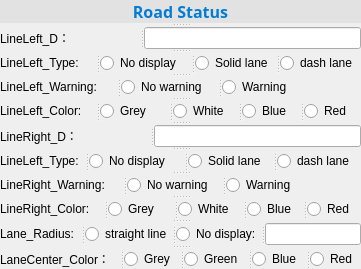
       <widget class="QSplitter" name="splitter_195">
        <property name="orientation">
         <enum>Qt::Vertical</enum>
        </property>
        <widget class="QLabel" name="label_186">
         <property name="font">
          <font>
           <family>Microsoft YaHei</family>
           <pointsize>12</pointsize>
          </font>
         </property>
         <property name="styleSheet">
          <string notr="true">color:rgb(3, 124, 213);
background-color: rgb(226, 226, 227);</string>
         </property>
         <property name="frameShape">
          <enum>QFrame::Box</enum>
         </property>
         <property name="frameShadow">
          <enum>QFrame::Plain</enum>
         </property>
         <property name="lineWidth">
          <number>0</number>
         </property>
         <property name="text">
          <string>&lt;html&gt;&lt;head/&gt;&lt;body&gt;&lt;p&gt;&lt;span style=&quot; font-weight:600;&quot;&gt; Road Status&lt;/span&gt;&lt;/p&gt;&lt;/body&gt;&lt;/html&gt;</string>
         </property>
         <property name="alignment">
          <set>Qt::AlignCenter</set>
         </property>
        </widget>
        <widget class="QSplitter" name="splitter_196">
         <property name="styleSheet">
          <string notr="true">font: 9pt &quot;Microsoft YaHei&quot;;</string>
         </property>
         <property name="orientation">
          <enum>Qt::Horizontal</enum>
         </property>
         <widget class="QLabel" name="label_187">
          <property name="styleSheet">
           <string notr="true">font: 9pt &quot;Microsoft YaHei&quot;;</string>
          </property>
          <property name="text">
           <string>LineLeft_D：</string>
          </property>
         </widget>
         <widget class="QLineEdit" name="lineEdit_69">
          <property name="styleSheet">
           <string notr="true">font: 9pt &quot;Microsoft YaHei&quot;;</string>
          </property>
          <property name="alignment">
           <set>Qt::AlignRight|Qt::AlignTrailing|Qt::AlignVCenter</set>
          </property>
         </widget>
        </widget>
        <widget class="QSplitter" name="splitter_197">
         <property name="styleSheet">
          <string notr="true">font: 9pt &quot;Microsoft YaHei&quot;;</string>
         </property>
         <property name="orientation">
          <enum>Qt::Horizontal</enum>
         </property>
         <widget class="QLabel" name="label_188">
          <property name="sizePolicy">
           <sizepolicy hsizetype="Preferred" vsizetype="Preferred">
            <horstretch>0</horstretch>
            <verstretch>0</verstretch>
           </sizepolicy>
          </property>
          <property name="styleSheet">
           <string notr="true">font: 9pt &quot;Microsoft YaHei&quot;;</string>
          </property>
          <property name="text">
           <string>LineLeft_Type:    </string>
          </property>
         </widget>
         <widget class="QRadioButton" name="radioButton_65">
          <property name="sizePolicy">
           <sizepolicy hsizetype="Preferred" vsizetype="Preferred">
            <horstretch>0</horstretch>
            <verstretch>0</verstretch>
           </sizepolicy>
          </property>
          <property name="styleSheet">
           <string notr="true">font: 9pt &quot;Microsoft YaHei&quot;;</string>
          </property>
          <property name="text">
           <string>No display  </string>
          </property>
         </widget>
         <widget class="QRadioButton" name="radioButton_66">
          <property name="sizePolicy">
           <sizepolicy hsizetype="Preferred" vsizetype="Preferred">
            <horstretch>0</horstretch>
            <verstretch>0</verstretch>
           </sizepolicy>
          </property>
          <property name="styleSheet">
           <string notr="true">font: 9pt &quot;Microsoft YaHei&quot;;</string>
          </property>
          <property name="text">
           <string>Solid lane</string>
          </property>
         </widget>
         <widget class="QRadioButton" name="radioButton_163">
          <property name="sizePolicy">
           <sizepolicy hsizetype="Preferred" vsizetype="Preferred">
            <horstretch>0</horstretch>
            <verstretch>0</verstretch>
           </sizepolicy>
          </property>
          <property name="styleSheet">
           <string notr="true">font: 9pt &quot;Microsoft YaHei&quot;;</string>
          </property>
          <property name="text">
           <string>dash lane</string>
          </property>
         </widget>
        </widget>
        <widget class="QSplitter" name="splitter_198">
         <property name="styleSheet">
          <string notr="true">font: 9pt &quot;Microsoft YaHei&quot;;</string>
         </property>
         <property name="orientation">
          <enum>Qt::Horizontal</enum>
         </property>
         <widget class="QLabel" name="label_189">
          <property name="styleSheet">
           <string notr="true">font: 9pt &quot;Microsoft YaHei&quot;;</string>
          </property>
          <property name="text">
           <string>LineLeft_Warning:  </string>
          </property>
         </widget>
         <widget class="QRadioButton" name="radioButton_164">
          <property name="sizePolicy">
           <sizepolicy hsizetype="Preferred" vsizetype="Preferred">
            <horstretch>0</horstretch>
            <verstretch>0</verstretch>
           </sizepolicy>
          </property>
          <property name="styleSheet">
           <string notr="true">font: 9pt &quot;Microsoft YaHei&quot;;</string>
          </property>
          <property name="text">
           <string>No warning</string>
          </property>
         </widget>
         <widget class="QRadioButton" name="radioButton_165">
          <property name="sizePolicy">
           <sizepolicy hsizetype="Preferred" vsizetype="Preferred">
            <horstretch>0</horstretch>
            <verstretch>0</verstretch>
           </sizepolicy>
          </property>
          <property name="styleSheet">
           <string notr="true">font: 9pt &quot;Microsoft YaHei&quot;;</string>
          </property>
          <property name="text">
           <string>Warning                </string>
          </property>
         </widget>
        </widget>
        <widget class="QSplitter" name="splitter_199">
         <property name="styleSheet">
          <string notr="true">font: 9pt &quot;Microsoft YaHei&quot;;</string>
         </property>
         <property name="orientation">
          <enum>Qt::Horizontal</enum>
         </property>
         <widget class="QSplitter" name="splitter_200">
          <property name="styleSheet">
           <string notr="true">font: 9pt &quot;Microsoft YaHei&quot;;</string>
          </property>
          <property name="orientation">
           <enum>Qt::Horizontal</enum>
          </property>
          <widget class="QSplitter" name="splitter_201">
           <property name="styleSheet">
            <string notr="true">font: 9pt &quot;Microsoft YaHei&quot;;</string>
           </property>
           <property name="orientation">
            <enum>Qt::Horizontal</enum>
           </property>
           <widget class="QLabel" name="label_190">
            <property name="sizePolicy">
             <sizepolicy hsizetype="Preferred" vsizetype="Preferred">
              <horstretch>0</horstretch>
              <verstretch>0</verstretch>
             </sizepolicy>
            </property>
            <property name="styleSheet">
             <string notr="true">font: 9pt &quot;Microsoft YaHei&quot;;</string>
            </property>
            <property name="text">
             <string>LineLeft_Color:</string>
            </property>
           </widget>
           <widget class="QRadioButton" name="radioButton_166">
            <property name="sizePolicy">
             <sizepolicy hsizetype="Preferred" vsizetype="Preferred">
              <horstretch>0</horstretch>
              <verstretch>0</verstretch>
             </sizepolicy>
            </property>
            <property name="styleSheet">
             <string notr="true">font: 9pt &quot;Microsoft YaHei&quot;;</string>
            </property>
            <property name="text">
             <string>Grey  </string>
            </property>
           </widget>
           <widget class="QRadioButton" name="radioButton_167">
            <property name="sizePolicy">
             <sizepolicy hsizetype="Preferred" vsizetype="Preferred">
              <horstretch>0</horstretch>
              <verstretch>0</verstretch>
             </sizepolicy>
            </property>
            <property name="styleSheet">
             <string notr="true">font: 9pt &quot;Microsoft YaHei&quot;;</string>
            </property>
            <property name="text">
             <string>White</string>
            </property>
           </widget>
           <widget class="QRadioButton" name="radioButton_168">
            <property name="sizePolicy">
             <sizepolicy hsizetype="Preferred" vsizetype="Preferred">
              <horstretch>0</horstretch>
              <verstretch>0</verstretch>
             </sizepolicy>
            </property>
            <property name="styleSheet">
             <string notr="true">font: 9pt &quot;Microsoft YaHei&quot;;</string>
            </property>
            <property name="text">
             <string>Blue</string>
            </property>
           </widget>
          </widget>
         </widget>
         <widget class="QRadioButton" name="radioButton_12">
          <property name="styleSheet">
           <string notr="true">font: 9pt &quot;Microsoft YaHei&quot;;</string>
          </property>
          <property name="text">
           <string>Red</string>
          </property>
         </widget>
        </widget>
        <widget class="QSplitter" name="splitter_202">
         <property name="styleSheet">
          <string notr="true">font: 9pt &quot;Microsoft YaHei&quot;;</string>
         </property>
         <property name="orientation">
          <enum>Qt::Horizontal</enum>
         </property>
         <widget class="QLabel" name="label_191">
          <property name="styleSheet">
           <string notr="true">font: 9pt &quot;Microsoft YaHei&quot;;</string>
          </property>
          <property name="text">
           <string>LineRight_D：</string>
          </property>
         </widget>
         <widget class="QLineEdit" name="lineEdit_70">
          <property name="styleSheet">
           <string notr="true">font: 9pt &quot;Microsoft YaHei&quot;;</string>
          </property>
          <property name="alignment">
           <set>Qt::AlignRight|Qt::AlignTrailing|Qt::AlignVCenter</set>
          </property>
         </widget>
        </widget>
        <widget class="QSplitter" name="splitter_203">
         <property name="styleSheet">
          <string notr="true">font: 9pt &quot;Microsoft YaHei&quot;;</string>
         </property>
         <property name="orientation">
          <enum>Qt::Horizontal</enum>
         </property>
         <widget class="QLabel" name="label_192">
          <property name="sizePolicy">
           <sizepolicy hsizetype="Preferred" vsizetype="Preferred">
            <horstretch>0</horstretch>
            <verstretch>0</verstretch>
           </sizepolicy>
          </property>
          <property name="styleSheet">
           <string notr="true">font: 9pt &quot;Microsoft YaHei&quot;;</string>
          </property>
          <property name="text">
           <string>LineLeft_Type:</string>
          </property>
         </widget>
         <widget class="QRadioButton" name="radioButton_169">
          <property name="sizePolicy">
           <sizepolicy hsizetype="Preferred" vsizetype="Preferred">
            <horstretch>0</horstretch>
            <verstretch>0</verstretch>
           </sizepolicy>
          </property>
          <property name="styleSheet">
           <string notr="true">font: 9pt &quot;Microsoft YaHei&quot;;</string>
          </property>
          <property name="text">
           <string>No display  </string>
          </property>
         </widget>
         <widget class="QRadioButton" name="radioButton_170">
          <property name="sizePolicy">
           <sizepolicy hsizetype="Preferred" vsizetype="Preferred">
            <horstretch>0</horstretch>
            <verstretch>0</verstretch>
           </sizepolicy>
          </property>
          <property name="styleSheet">
           <string notr="true">font: 9pt &quot;Microsoft YaHei&quot;;</string>
          </property>
          <property name="text">
           <string>Solid lane</string>
          </property>
         </widget>
         <widget class="QRadioButton" name="radioButton_171">
          <property name="sizePolicy">
           <sizepolicy hsizetype="Preferred" vsizetype="Preferred">
            <horstretch>0</horstretch>
            <verstretch>0</verstretch>
           </sizepolicy>
          </property>
          <property name="styleSheet">
           <string notr="true">font: 9pt &quot;Microsoft YaHei&quot;;</string>
          </property>
          <property name="text">
           <string>dash lane</string>
          </property>
         </widget>
        </widget>
        <widget class="QSplitter" name="splitter_204">
         <property name="styleSheet">
          <string notr="true">font: 9pt &quot;Microsoft YaHei&quot;;</string>
         </property>
         <property name="orientation">
          <enum>Qt::Horizontal</enum>
         </property>
         <widget class="QLabel" name="label_193">
          <property name="styleSheet">
           <string notr="true">font: 9pt &quot;Microsoft YaHei&quot;;</string>
          </property>
          <property name="text">
           <string>LineRight_Warning:  </string>
          </property>
         </widget>
         <widget class="QRadioButton" name="radioButton_13">
          <property name="sizePolicy">
           <sizepolicy hsizetype="Preferred" vsizetype="Preferred">
            <horstretch>0</horstretch>
            <verstretch>0</verstretch>
           </sizepolicy>
          </property>
          <property name="styleSheet">
           <string notr="true">font: 9pt &quot;Microsoft YaHei&quot;;</string>
          </property>
          <property name="text">
           <string>No warning</string>
          </property>
         </widget>
         <widget class="QRadioButton" name="radioButton_172">
          <property name="sizePolicy">
           <sizepolicy hsizetype="Preferred" vsizetype="Preferred">
            <horstretch>0</horstretch>
            <verstretch>0</verstretch>
           </sizepolicy>
          </property>
          <property name="styleSheet">
           <string notr="true">font: 9pt &quot;Microsoft YaHei&quot;;</string>
          </property>
          <property name="text">
           <string>Warning                </string>
          </property>
         </widget>
        </widget>
        <widget class="QSplitter" name="splitter_205">
         <property name="orientation">
          <enum>Qt::Horizontal</enum>
         </property>
         <widget class="QLabel" name="label_194">
          <property name="sizePolicy">
           <sizepolicy hsizetype="Preferred" vsizetype="Preferred">
            <horstretch>0</horstretch>
            <verstretch>0</verstretch>
           </sizepolicy>
          </property>
          <property name="styleSheet">
           <string notr="true">font: 9pt &quot;Microsoft YaHei&quot;;</string>
          </property>
          <property name="text">
           <string>LineRight_Color:</string>
          </property>
         </widget>
         <widget class="QRadioButton" name="radioButton_173">
          <property name="sizePolicy">
           <sizepolicy hsizetype="Preferred" vsizetype="Preferred">
            <horstretch>0</horstretch>
            <verstretch>0</verstretch>
           </sizepolicy>
          </property>
          <property name="styleSheet">
           <string notr="true">font: 9pt &quot;Microsoft YaHei&quot;;</string>
          </property>
          <property name="text">
           <string>Grey  </string>
          </property>
         </widget>
         <widget class="QRadioButton" name="radioButton_174">
          <property name="sizePolicy">
           <sizepolicy hsizetype="Preferred" vsizetype="Preferred">
            <horstretch>0</horstretch>
            <verstretch>0</verstretch>
           </sizepolicy>
          </property>
          <property name="styleSheet">
           <string notr="true">font: 9pt &quot;Microsoft YaHei&quot;;</string>
          </property>
          <property name="text">
           <string>White</string>
          </property>
         </widget>
         <widget class="QRadioButton" name="radioButton_175">
          <property name="sizePolicy">
           <sizepolicy hsizetype="Preferred" vsizetype="Preferred">
            <horstretch>0</horstretch>
            <verstretch>0</verstretch>
           </sizepolicy>
          </property>
          <property name="styleSheet">
           <string notr="true">font: 9pt &quot;Microsoft YaHei&quot;;</string>
          </property>
          <property name="text">
           <string>Blue</string>
          </property>
         </widget>
         <widget class="QRadioButton" name="radioButton_14">
          <property name="styleSheet">
           <string notr="true">font: 9pt &quot;Microsoft YaHei&quot;;</string>
          </property>
          <property name="text">
           <string>Red</string>
          </property>
         </widget>
        </widget>
        <widget class="QSplitter" name="splitter_206">
         <property name="styleSheet">
          <string notr="true">font: 9pt &quot;Microsoft YaHei&quot;;</string>
         </property>
         <property name="orientation">
          <enum>Qt::Horizontal</enum>
         </property>
         <widget class="QSplitter" name="splitter_207">
          <property name="styleSheet">
           <string notr="true">font: 9pt &quot;Microsoft YaHei&quot;;</string>
          </property>
          <property name="orientation">
           <enum>Qt::Horizontal</enum>
          </property>
          <widget class="QLabel" name="label_195">
           <property name="styleSheet">
            <string notr="true">font: 9pt &quot;Microsoft YaHei&quot;;</string>
           </property>
           <property name="text">
            <string>Lane_Radius:  </string>
           </property>
          </widget>
          <widget class="QRadioButton" name="radioButton_176">
           <property name="sizePolicy">
            <sizepolicy hsizetype="Preferred" vsizetype="Preferred">
             <horstretch>0</horstretch>
             <verstretch>0</verstretch>
            </sizepolicy>
           </property>
           <property name="styleSheet">
            <string notr="true">font: 9pt &quot;Microsoft YaHei&quot;;</string>
           </property>
           <property name="text">
            <string>straight line</string>
           </property>
          </widget>
          <widget class="QRadioButton" name="radioButton_177">
           <property name="sizePolicy">
            <sizepolicy hsizetype="Preferred" vsizetype="Preferred">
             <horstretch>0</horstretch>
             <verstretch>0</verstretch>
            </sizepolicy>
           </property>
           <property name="styleSheet">
            <string notr="true">font: 9pt &quot;Microsoft YaHei&quot;;</string>
           </property>
           <property name="text">
            <string>No display:</string>
           </property>
          </widget>
         </widget>
         <widget class="QLineEdit" name="lineEdit_71">
          <property name="styleSheet">
           <string notr="true">font: 9pt &quot;Microsoft YaHei&quot;;</string>
          </property>
          <property name="alignment">
           <set>Qt::AlignRight|Qt::AlignTrailing|Qt::AlignVCenter</set>
          </property>
         </widget>
        </widget>
        <widget class="QSplitter" name="splitter_208">
         <property name="orientation">
          <enum>Qt::Horizontal</enum>
         </property>
         <widget class="QLabel" name="label_196">
          <property name="sizePolicy">
           <sizepolicy hsizetype="Preferred" vsizetype="Preferred">
            <horstretch>0</horstretch>
            <verstretch>0</verstretch>
           </sizepolicy>
          </property>
          <property name="styleSheet">
           <string notr="true">font: 9pt &quot;Microsoft YaHei&quot;;</string>
          </property>
          <property name="text">
           <string>LaneCenter_Color：</string>
          </property>
         </widget>
         <widget class="QRadioButton" name="radioButton_178">
          <property name="sizePolicy">
           <sizepolicy hsizetype="Preferred" vsizetype="Preferred">
            <horstretch>0</horstretch>
            <verstretch>0</verstretch>
           </sizepolicy>
          </property>
          <property name="styleSheet">
           <string notr="true">font: 9pt &quot;Microsoft YaHei&quot;;</string>
          </property>
          <property name="text">
           <string>Grey</string>
          </property>
         </widget>
         <widget class="QRadioButton" name="radioButton_179">
          <property name="sizePolicy">
           <sizepolicy hsizetype="Preferred" vsizetype="Preferred">
            <horstretch>0</horstretch>
            <verstretch>0</verstretch>
           </sizepolicy>
          </property>
          <property name="styleSheet">
           <string notr="true">font: 9pt &quot;Microsoft YaHei&quot;;</string>
          </property>
          <property name="text">
           <string>Green</string>
          </property>
         </widget>
         <widget class="QRadioButton" name="radioButton_180">
          <property name="sizePolicy">
           <sizepolicy hsizetype="Preferred" vsizetype="Preferred">
            <horstretch>0</horstretch>
            <verstretch>0</verstretch>
           </sizepolicy>
          </property>
          <property name="styleSheet">
           <string notr="true">font: 9pt &quot;Microsoft YaHei&quot;;</string>
          </property>
          <property name="text">
           <string>Blue</string>
          </property>
         </widget>
         <widget class="QRadioButton" name="radioButton_181">
          <property name="styleSheet">
           <string notr="true">font: 9pt &quot;Microsoft YaHei&quot;;</string>
          </property>
          <property name="text">
           <string>Red</string>
          </property>
         </widget>
        </widget>
       </widget>
